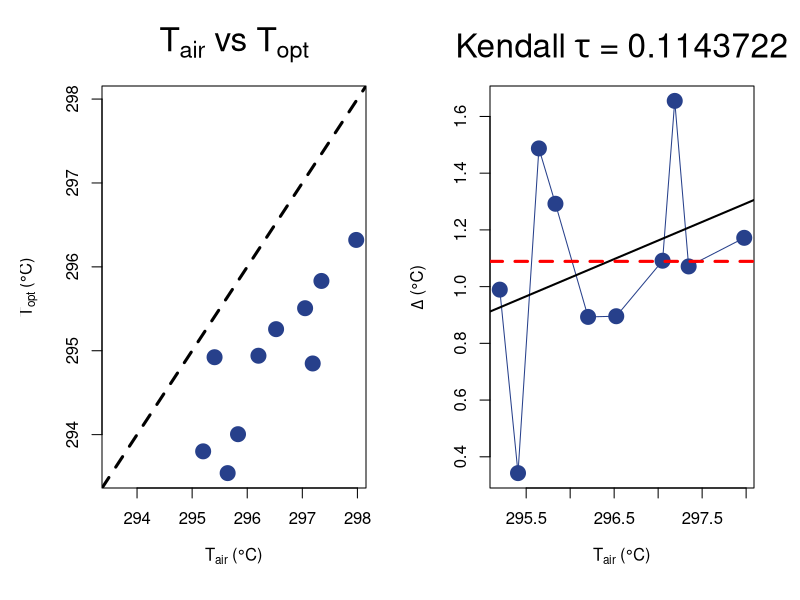

This chart was generated by the following R code: (Note: this script raises an error after producing the figure.)
x <- seq(295, 298, length.out = 10) + rnorm(10, 0, 0.2) ##Tair
y <- seq(294, 296, length.out = 10) + rnorm(10, 0, 0.5) ##Topt

xmin <- min(c(x,y)); xmax <- max(c(x,y)) 
x1 <- seq(xmin-0.05, xmax+0.05, length.out=1000)

dxy1 = data.frame(x=x, y=y)
dxy = dxy1[order(dxy1$x),]
txy = data.frame(x=x1, y=x1)

dist <- NA
for(i in 1:nrow(dxy)){
  dist[i] <- min(apply(txy, 1, function(x) 
    (sqrt((x[1] - dxy[i,1])^2 + (x[2] - dxy[i,2])^2)) ))
}

main_title1 <- expression(T[air]~"vs"~ T[opt])
xlab1 <- expression(T[air]~"(°C)")
ylab1 <- expression(T[opt]~"(°C)")

par(mfrow=c(1,2), oma = c(0.5,1, 0.2, 0.2))
plot(dxy, xlim=c(xmin, xmax), ylim=c(xmin, xmax), pch = 19, cex=2, col= 'royalblue4',
     main = main_title1, xlab = xlab1, ylab = ylab1,
     cex.main=2, cex.lab=1, cex.axis=1)
abline(a=0, b=1, lty=2, lwd=3)

acc <- c(mean(dist), cor(dxy$x, dist, method='kendall'))
mod <- summary(lm(dist ~ dxy$x))
rsq <- mod$r.squared
main_title2 <- bquote("Kendall"~tau~"="~ .(rsq))
xlab2 <- expression(T[air]~"(°C)")
ylab2 <- expression(Delta~"(°C)")
plot(dxy$x, dist, ty='o', col= 'royalblue4', pch = 19, cex=2,
     main = main_title2, xlab = xlab2, ylab = ylab2,
     cex.main=2, cex.lab=1, cex.axis=1)
abline(a = mod$coefficients[1], b= mod$coefficients[2], lty=1, lwd=2)
abline(a = acc[1], b=0, lty=2, lwd=3, col='red')

ap1 <- ggplot(dxy, aes(x = x, y = y))+
  geom_point(size=4, colour= "blue")+
  geom_abline(linetype=5, colour='black', size = 2)+
  xlim(xmin, xmax) +  ylim(xmin, xmax) +
  xlab(xlab1) + ylab(ylab1) + 
  ggtitle(main_title1)+
  theme_bw() +
  theme(
    panel.grid = element_blank(), axis.ticks.y = element_blank(),
    axis.text.x = element_text( size=12, colour='black',vjust=0.70),
    axis.text.y = element_text(size=12, colour='black'),
    axis.title.y = element_text(size=14, colour='black'),
    plot.title = element_text(size=16, colour = 'black', hjust = 0.5)
  )

p2df <- data.frame(x = dxy$x, y = dist)

ap2 <- ggplot(p2df, aes(x = x, y = y))+
  geom_point(size=4, colour= "brown1")+
  geom_hline(yintercept =  mean(p2df$y), linetype=4, colour='blue', size = 1)+
  geom_abline(intercept = mod$coefficients[1], slope = mod$coefficients[2],
              size=1, colour = "brown1")+
  xlab(xlab2) + ylab(ylab2) + 
  ggtitle(main_title2)+
  theme_bw() +
  theme(
    panel.grid = element_blank(), axis.ticks.y = element_blank(),
    axis.text.x = element_text( size=12, colour='black',vjust=0.70),
    axis.text.y = element_text(size=12, colour='black'),
    axis.title.y = element_text(size=14, colour='black'),
    plot.title = element_text(size=16, colour = 'black', hjust = 0.5)
  )
ap2

library(gridExtra)
grid.arrange(ap1, ap2, ncol=2)


##Acclimation illustration##
x <- seq(295, 298, length.out = 10) + rnorm(10, 0, 0.4) ##Tair
y <- seq(295, 298, length.out = 10) + rnorm(10, 0, 0.05) ##Topt

xmin <- min(c(x,y)); xmax <- max(c(x,y)) 
x1 <- seq(xmin-0.05, xmax+0.05, length.out=1000)

dxy1 = data.frame(x=x, y=y)
dxy = dxy1[order(dxy1$x),]
txy = data.frame(x=x1, y=x1)

dist <- NA
for(i in 1:nrow(dxy)){
  dist[i] <- min(apply(txy, 1, function(x) 
    (sqrt((x[1] - dxy[i,1])^2 + (x[2] - dxy[i,2])^2)) ))
}

main_title1 <- expression(T[air]~"vs"~ T[opt])
xlab1 <- expression(T[air]~"(°C)")
ylab1 <- expression(T[opt]~"(°C)")

par(mfrow=c(1,2), oma = c(0.5,1, 0.2, 0.2))
plot(dxy, xlim=c(xmin, xmax), ylim=c(xmin, xmax), pch = 19, cex=2, col= 'royalblue4',
     main = main_title1, xlab = xlab1, ylab = ylab1,
     cex.main=2, cex.lab=1, cex.axis=1)
abline(a=0, b=1, lty=2, lwd=3)

acc <- c(mean(dist), cor(dxy$x, dist, method='kendall'))
mod <- summary(lm(dist ~ dxy$x))
rsq <- acc[2]
main_title2 <- bquote("Kendall"~tau~"="~ .(rsq))
xlab2 <- expression(T[air]~"(°C)")
ylab2 <- expression(Delta~"(°C)")
plot(dxy$x, dist, ty='o', col= 'royalblue4', pch = 19, cex=2,
     main = main_title2, xlab = xlab2, ylab = ylab2,
     cex.main=2, cex.lab=1, cex.axis=1)
abline(a = mod$coefficients[1], b= mod$coefficients[2], lty=1, lwd=2)
abline(a = acc[1], b=0, lty=2, lwd=3, col='red')

ap1 <- ggplot(dxy, aes(x = x, y = y))+
  geom_point(size=4, colour= "blue")+
  geom_abline(linetype=5, colour='black', size = 2)+
  xlim(xmin, xmax) +  ylim(xmin, xmax) +
  xlab(xlab1) + ylab(ylab1) + 
  ggtitle(main_title1)+
  theme_bw() +
  theme(
    panel.grid = element_blank(), axis.ticks.y = element_blank(),
    axis.text.x = element_text( size=12, colour='black',vjust=0.70),
    axis.text.y = element_text(size=12, colour='black'),
    axis.title.y = element_text(size=14, colour='black'),
    plot.title = element_text(size=16, colour = 'black', hjust = 0.5)
  )

p2df <- data.frame(x = dxy$x, y = dist)

ap2 <- ggplot(p2df, aes(x = x, y = y))+
  geom_point(size=4, colour= "brown1")+
  geom_hline(yintercept =  mean(p2df$y), linetype=4, colour='blue', size = 1)+
  geom_abline(intercept = mod$coefficients[1], slope = mod$coefficients[2],
              size=1, colour = "brown1")+
  xlab(xlab2) + ylab(ylab2) + 
  ggtitle(main_title2)+
  theme_bw() +
  theme(
    panel.grid = element_blank(), axis.ticks.y = element_blank(),
    axis.text.x = element_text( size=12, colour='black',vjust=0.70),
    axis.text.y = element_text(size=12, colour='black'),
    axis.title.y = element_text(size=14, colour='black'),
    plot.title = element_text(size=16, colour = 'black', hjust = 0.5)
  )
ap2

library(gridExtra)
grid.arrange(ap1, ap2, ncol=2)

